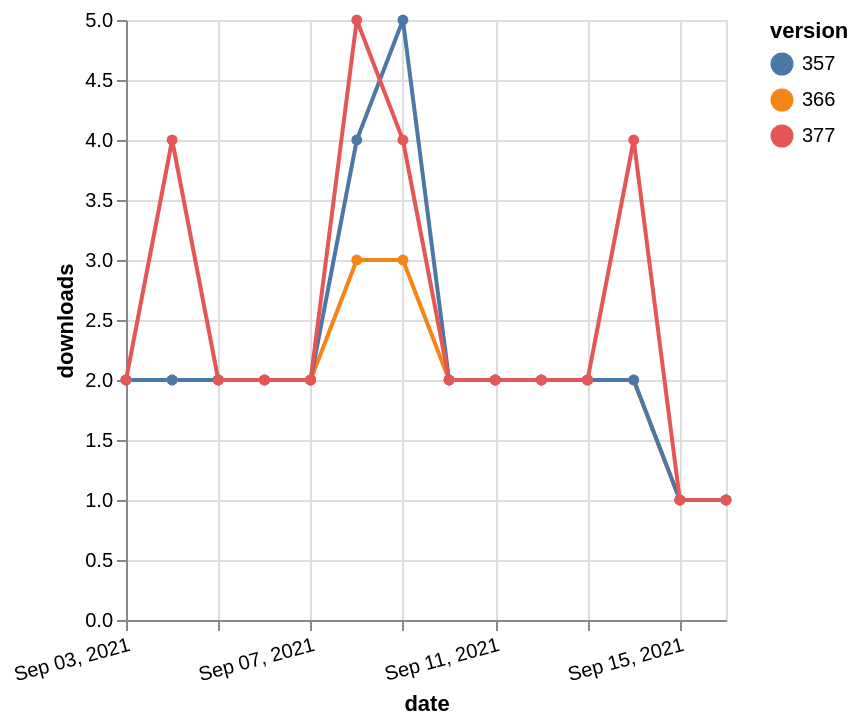

Describe this chart as a Vega-Lite specification.
### Vega-Lite specification from a JSON file in a GitHub repository (floating-point values rounded to 4 significant figures)
{"$schema": "https://vega.github.io/schema/vega-lite/v5.json", "description": "A simple bar chart with embedded data.", "data": {"values": [{"date": "2021-09-03", "total": 2260, "delta": 2, "version": "366"}, {"date": "2021-09-04", "total": 2262, "delta": 2, "version": "366"}, {"date": "2021-09-05", "total": 2264, "delta": 2, "version": "366"}, {"date": "2021-09-06", "total": 2266, "delta": 2, "version": "366"}, {"date": "2021-09-07", "total": 2268, "delta": 2, "version": "366"}, {"date": "2021-09-08", "total": 2271, "delta": 3, "version": "366"}, {"date": "2021-09-09", "total": 2274, "delta": 3, "version": "366"}, {"date": "2021-09-10", "total": 2276, "delta": 2, "version": "366"}, {"date": "2021-09-11", "total": 2278, "delta": 2, "version": "366"}, {"date": "2021-09-12", "total": 2280, "delta": 2, "version": "366"}, {"date": "2021-09-13", "total": 2282, "delta": 2, "version": "366"}, {"date": "2021-09-14", "total": 2284, "delta": 2, "version": "366"}, {"date": "2021-09-15", "total": 2285, "delta": 1, "version": "366"}, {"date": "2021-09-16", "total": 2286, "delta": 1, "version": "366"}, {"date": "2021-09-03", "total": 2751, "delta": 2, "version": "357"}, {"date": "2021-09-04", "total": 2753, "delta": 2, "version": "357"}, {"date": "2021-09-05", "total": 2755, "delta": 2, "version": "357"}, {"date": "2021-09-06", "total": 2757, "delta": 2, "version": "357"}, {"date": "2021-09-07", "total": 2759, "delta": 2, "version": "357"}, {"date": "2021-09-08", "total": 2763, "delta": 4, "version": "357"}, {"date": "2021-09-09", "total": 2768, "delta": 5, "version": "357"}, {"date": "2021-09-10", "total": 2770, "delta": 2, "version": "357"}, {"date": "2021-09-11", "total": 2772, "delta": 2, "version": "357"}, {"date": "2021-09-12", "total": 2774, "delta": 2, "version": "357"}, {"date": "2021-09-13", "total": 2776, "delta": 2, "version": "357"}, {"date": "2021-09-14", "total": 2778, "delta": 2, "version": "357"}, {"date": "2021-09-15", "total": 2779, "delta": 1, "version": "357"}, {"date": "2021-09-16", "total": 2780, "delta": 1, "version": "357"}, {"date": "2021-09-03", "total": 2060, "delta": 2, "version": "377"}, {"date": "2021-09-04", "total": 2064, "delta": 4, "version": "377"}, {"date": "2021-09-05", "total": 2066, "delta": 2, "version": "377"}, {"date": "2021-09-06", "total": 2068, "delta": 2, "version": "377"}, {"date": "2021-09-07", "total": 2070, "delta": 2, "version": "377"}, {"date": "2021-09-08", "total": 2075, "delta": 5, "version": "377"}, {"date": "2021-09-09", "total": 2079, "delta": 4, "version": "377"}, {"date": "2021-09-10", "total": 2081, "delta": 2, "version": "377"}, {"date": "2021-09-11", "total": 2083, "delta": 2, "version": "377"}, {"date": "2021-09-12", "total": 2085, "delta": 2, "version": "377"}, {"date": "2021-09-13", "total": 2087, "delta": 2, "version": "377"}, {"date": "2021-09-14", "total": 2091, "delta": 4, "version": "377"}, {"date": "2021-09-15", "total": 2092, "delta": 1, "version": "377"}, {"date": "2021-09-16", "total": 2093, "delta": 1, "version": "377"}]}, "width": "container", "mark": {"type": "line", "point": {"filled": true}}, "encoding": {"x": {"field": "date", "type": "temporal", "timeUnit": "yearmonthdate", "title": "date", "axis": {"labelAngle": -15}}, "y": {"field": "delta", "type": "quantitative", "title": "downloads"}, "color": {"field": "version", "type": "nominal"}, "tooltip": {"field": "delta"}}}
